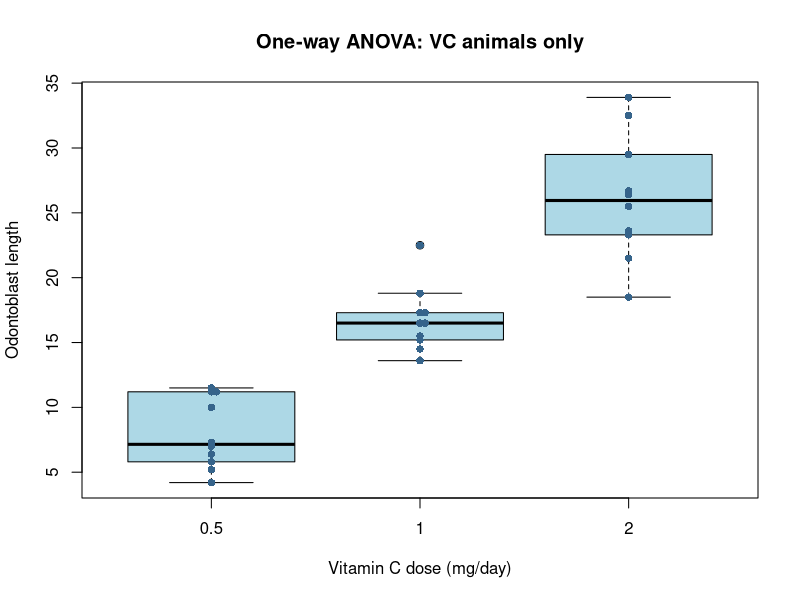
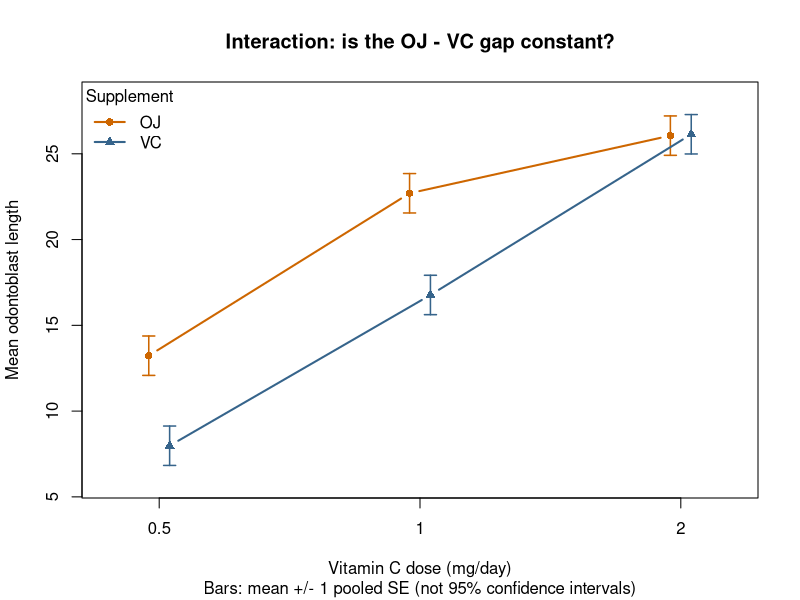

R code for these plots, in order:
# ANOVA CLASS DEMO: ONE-WAY AND TWO-WAY ANOVA
# Statistical Inference | Suggested duration: 30-40 minutes
# Run section by section in RStudio (Ctrl+Enter), pausing at the questions.
# Uses only base R; no installation or internet connection is needed.
# To run everything: source("anova_class_demo.R", echo = TRUE)
# Plots appear in the Plots pane; use its back arrow to revisit earlier plots.
#
# Learning goals:
# 1. Build a one-way ANOVA F statistic from sums of squares.
# 2. Interpret and test a two-factor interaction.
# 3. Distinguish uncertainty in cell means from evidence of interaction.
#
# Sources: ?ToothGrowth, ?anova.lm, ?plot, ?arrows
# https://stat.ethz.ch/R-manual/R-devel/library/datasets/html/ToothGrowth.html
# https://stat.ethz.ch/R-manual/R-devel/library/stats/html/anova.lm.html

section <- function(title) cat("\n\n", title, "\n", strrep("=", 70), "\n", sep = "")

# 0. MEET THE DATA -----------------------------------------------------------
section("0. Vitamin C and tooth growth")
data("ToothGrowth", package = "datasets")
dat <- ToothGrowth
# 60 guinea pigs; response: length of odontoblasts (tooth-growth cells).
# supp: OJ = orange juice; VC = ascorbic acid (Vitamin C).
# dose: 0.5, 1, or 2 mg/day. There are 10 animals per combination.
# Each row is a different animal, NOT a repeated measurement.
# Treat dose as a factor: three unrestricted means, not a straight-line trend.
dat$dose <- factor(dat$dose, levels = c(0.5, 1, 2))
dat$supp <- factor(dat$supp, levels = c("OJ", "VC"))
print(head(dat))
print(with(dat, table(dose, supp)))
print(aggregate(len ~ dose + supp, data = dat, FUN = mean))
# ASK: How would lm(len ~ dose) change if dose were left numeric?
# ANSWER: A numeric dose uses one slope (1 df); a factor uses 2 df.

# 1. ONE-WAY ANOVA -----------------------------------------------------------
section("1. Does mean tooth growth vary by dose within VC?")
# Hold supplement fixed so this is a clean one-factor experiment.
# Pooling both supplements here would hide the second experimental factor.
vc <- subset(dat, supp == "VC")
boxplot(len ~ dose, data = vc, col = "lightblue",
        xlab = "Vitamin C dose (mg/day)", ylab = "Odontoblast length",
        main = "One-way ANOVA: VC animals only")
stripchart(len ~ dose, data = vc, vertical = TRUE, method = "stack",
           add = TRUE, pch = 16, col = "steelblue4")

# Model: Y_ij = mu_i + epsilon_ij, epsilon_ij iid N(0, sigma^2).
# H0: mu_0.5 = mu_1 = mu_2. H1: at least one mean differs.
one <- lm(len ~ dose, data = vc)
print(anova(one))

# Construct the table by hand to connect output with the mathematics.
N <- nrow(vc)
k <- nlevels(vc$dose)
means <- with(vc, tapply(len, dose, mean))
counts <- with(vc, table(dose))
grand_mean <- mean(vc$len)
SS_between <- sum(as.numeric(counts) * (means - grand_mean)^2)
SS_within <- sum(residuals(one)^2)
SS_total <- sum((vc$len - grand_mean)^2)
MS_between <- SS_between / (k - 1)
MS_within <- SS_within / (N - k)
F_value <- MS_between / MS_within
p_value <- pf(F_value, df1 = k - 1, df2 = N - k, lower.tail = FALSE)
print(data.frame(Source = c("Dose", "Residual", "Total"),
                 SS = c(SS_between, SS_within, SS_total),
                 df = c(k - 1, N - k, N - 1)))
print(c(F = F_value, p = p_value, pooled_variance = MS_within))
stopifnot(isTRUE(all.equal(SS_total, SS_between + SS_within)),
          isTRUE(all.equal(unname(F_value), anova(one)[1, "F value"])))
# Under H0, F ~ F_(2,27). Rejection alone does not identify which means differ.
# ASK: Why do we divide by df before taking the ratio?
# ANSWER: Under H0, both mean squares estimate the same error variance.

# Optional bridge from the previous class: a single pre-specified contrast.
# Compare 2 mg/day against 0.5 mg/day: coefficients (-1, 0, 1), sum = 0.
a <- c(-1, 0, 1)
L_hat <- sum(a * means)
SE_L <- sqrt(MS_within * sum(a^2 / as.numeric(counts)))
t_value <- L_hat / SE_L
CI <- L_hat + c(-1, 1) * qt(0.975, N - k) * SE_L
print(c(contrast = L_hat, SE = SE_L, t = t_value,
        p = 2 * pt(-abs(t_value), df = N - k),
        CI_low = CI[1], CI_high = CI[2]))
# Under H0: L = 0, L_hat / SE_L ~ t_(N-k).
# L_hat / sqrt(MS_within) is a SCALED t, with multiplier sqrt(sum(a_i^2/n_i)).
# This is a single planned contrast, not simultaneous inference for all pairs.

# 2. TWO-WAY ANOVA AND INTERACTION -------------------------------------------
section("2. Does the supplement difference depend on dose?")
# Now use all 60 observations: a balanced 3 x 2 factorial design.
# Additive model: E(Y_ijr) = mu + alpha_i + beta_j.
# Interaction model: E(Y_ijr) = mu + alpha_i + beta_j + (alpha beta)_ij.
# R syntax: dose * supp expands to dose + supp + dose:supp.
additive <- lm(len ~ dose + supp, data = dat)
full <- lm(len ~ dose * supp, data = dat)

# Compute the six cell means and their model-based standard errors.
# Under the common-variance ANOVA model:
# SE(mean_ij) = sqrt(MSE_full / n_ij), with MSE_full = RSS_full / 54.
# Pooling uses all six cells to estimate the common error variance.
# Since every cell has n = 10, all six SE bars have the same width.
cell_means <- with(dat, tapply(len, list(dose = dose, supp = supp), mean))
cell_n <- with(dat, table(dose, supp))
MSE_full <- deviance(full) / df.residual(full)
cell_se <- sqrt(MSE_full / cell_n)
print(cell_se)

# Draw the interaction plot explicitly so we can add standard error bars.
# Small horizontal offsets keep the two bars at dose 2 from obscuring each
# other. Tick labels show the true factor levels; offsets have no data meaning.
x <- seq_len(nlevels(dat$dose))
offsets <- c(-0.04, 0.04)
cols <- c("darkorange3", "steelblue4")
symbols <- c(16, 17)
plot(range(x) + c(-0.2, 0.2),
     range(cell_means - cell_se, cell_means + cell_se) + c(-1, 1),
     type = "n", xaxt = "n",
     xlab = "Vitamin C dose (mg/day)", ylab = "Mean odontoblast length",
     main = "Interaction: is the OJ - VC gap constant?",
     sub = "Bars: mean +/- 1 pooled SE (not 95% confidence intervals)")
axis(1, at = x, labels = levels(dat$dose))
for (j in seq_along(levels(dat$supp))) {
  xpos <- x + offsets[j]
  lines(xpos, cell_means[, j], type = "b", pch = symbols[j],
        col = cols[j], lwd = 2)
  arrows(x0 = xpos, y0 = cell_means[, j] - cell_se[, j],
         x1 = xpos, y1 = cell_means[, j] + cell_se[, j],
         angle = 90, code = 3, length = 0.06, col = cols[j], lwd = 1.5)
}
legend("topleft", legend = levels(dat$supp), title = "Supplement",
       col = cols, pch = symbols, lty = 1, lwd = 2, bty = "n")
# These bars describe uncertainty in each MEAN, not the spread of individual
# observations. A 95% pointwise CI would use qt(0.975, 54) * SE instead.
# Overlap/non-overlap of these bars is NOT a formal test of interaction.
# Interaction concerns differences between gaps; use the F test below.
# ASK BEFORE TESTING: Would parallel lines support an additive mean structure?
# ANSWER: Yes. Nonparallel sample lines suggest interaction, but sampling noise
# also makes lines nonparallel. Crossing is NOT required for interaction.
# Connecting lines guide the eye; dose is still a categorical predictor.
cell_means <- with(dat, tapply(len, list(dose = dose, supp = supp), mean))
print(cell_means)
print(data.frame(dose = rownames(cell_means),
                 OJ_minus_VC = cell_means[, "OJ"] - cell_means[, "VC"]))
# Expected gaps: 5.25, 5.93, -0.08. The OJ advantage changes with dose.

# H0 for interaction: the population OJ - VC gap is identical at all doses.
# Equivalently, both independent difference-in-differences are zero.
# Additive model has 4 parameters; full model has 6 cell-mean parameters.
# F = [(RSS_add - RSS_full)/2] / [RSS_full/54], under H0: F_(2,54).
print(anova(additive, full))
print(anova(full))
# Expected interaction p-value approximately 0.022.
# The interaction row in the full table is the same nested-model test.
# With interaction, explain supplement differences AT EACH DOSE; a single
# average supplement effect does not describe the full pattern.
# Do not infer equality at 2 mg/day merely because its sample gap is near zero.

# Optional: pointwise confidence intervals for the three simple effects,
# using the full model's common error variance. These are NOT simultaneous CIs.
cell_n <- with(dat, table(dose, supp))
MSE_full <- deviance(full) / df.residual(full)
gap <- cell_means[, "OJ"] - cell_means[, "VC"]
gap_se <- sqrt(MSE_full * (1 / cell_n[, "OJ"] + 1 / cell_n[, "VC"]))
critical <- qt(0.975, df.residual(full))
print(data.frame(dose = rownames(cell_means), gap = gap, SE = gap_se,
                 lower = gap - critical * gap_se,
                 upper = gap + critical * gap_se))

# 3. ASSUMPTIONS AND CLASS WRAP-UP -------------------------------------------
section("3. Assumptions and class wrap-up")
# The exact F tests assume independent normal errors with a common variance.
# Independence comes from the experimental design.
# We will discuss how to assess model assumptions in a later class.
## EXIT QUESTIONS (with instructor answers):
# 1. How many residual df in the full 3 x 2 model? 60 - 6 = 54.
# 2. Must lines cross for interaction? No; nonconstant gaps are the key.
# 3. Are the plotted bars 95% confidence intervals? No, they are +/- 1 SE.
# 4. Does bar overlap test interaction? No; compare additive and full models.
# 5. Is the additive model adequate here? The interaction test provides
#    evidence against it; discuss supplement differences separately by dose.
# 6. Why are all SE bars equal? Equal cell sizes and a pooled variance estimate.
#
# Instructor note: leave Type I/II sums of squares and unbalanced designs
# for a later experimental-design class. Here the balanced factorial design
# permits a clean introduction to main effects and interaction.
cat("\nDemo complete. Revisit the interaction plot and dose-specific gaps.\n")
